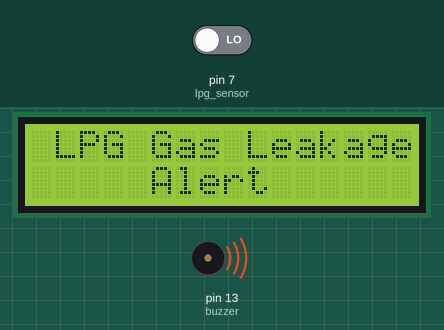
Bench run of a sketch on a simulated Arduino Uno, built with avr-gcc and run on an emulated ATmega328P. Parts: 16×2 character LCD, buzzer (waves = sounding, pin HIGH). The inputs (shaded band) are chosen by the test bench; at power-on: pin 7 (lpg_sensor) LOW.

Above: at 3.2 s.
3.3 s: pin 7 (lpg_sensor) driven HIGH
At 4.9 s:
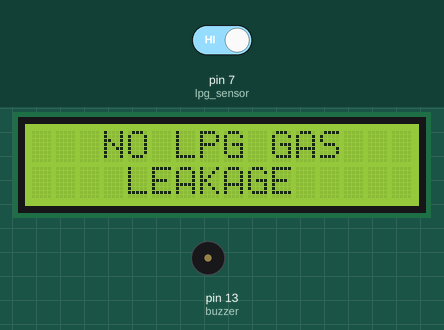
5.5 s: pin 7 (lpg_sensor) driven LOW
At 6.7 s:
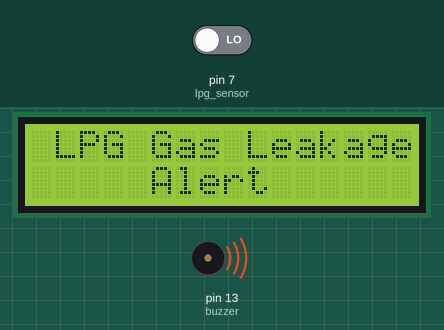
Timing chart, 0 to 8.5 s (numbered marks = the images above; inputs shaded):
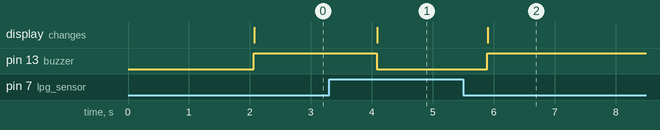

Measured:
- after the input at 3.3 s, pin 13 (buzzer): HIGH → LOW after 0.78 s; the display: changes after 0.79 s (image 1)
- after the input at 5.5 s, pin 13 (buzzer): LOW → HIGH after 0.39 s; the display: changes after 0.40 s (image 2)

The sketch:

Gasleakage1.ino
```cpp
#include <LiquidCrystal.h>
LiquidCrystal lcd(12, 11, 5, 4, 3, 2);

#define lpg_sensor 7
#define buzzer 13

void setup()
{
  pinMode(lpg_sensor, INPUT);
  pinMode(buzzer, OUTPUT);
  lcd.begin(16, 2);
  lcd.print("LPG Gas Detector");
  lcd.setCursor(0,1);
  lcd.print("Techno Review 85");
  delay(2000);
}

void loop()
{
  if(digitalRead(lpg_sensor))
  {
    digitalWrite(buzzer, LOW);
    lcd.clear();
    lcd.print("   NO LPG GAS   ");
    lcd.setCursor(0, 1);
    lcd.print("    LEAKAGE     ");
    delay(400);
    digitalWrite(buzzer, LOW);
    delay(500);
  }

  else
  {
    digitalWrite(buzzer, HIGH);
    lcd.clear();
    lcd.print(" LPG Gas Leakage ");
    lcd.setCursor(0,1);
    lcd.print("     Alert    ");
    delay(1000);
  }
}
```
